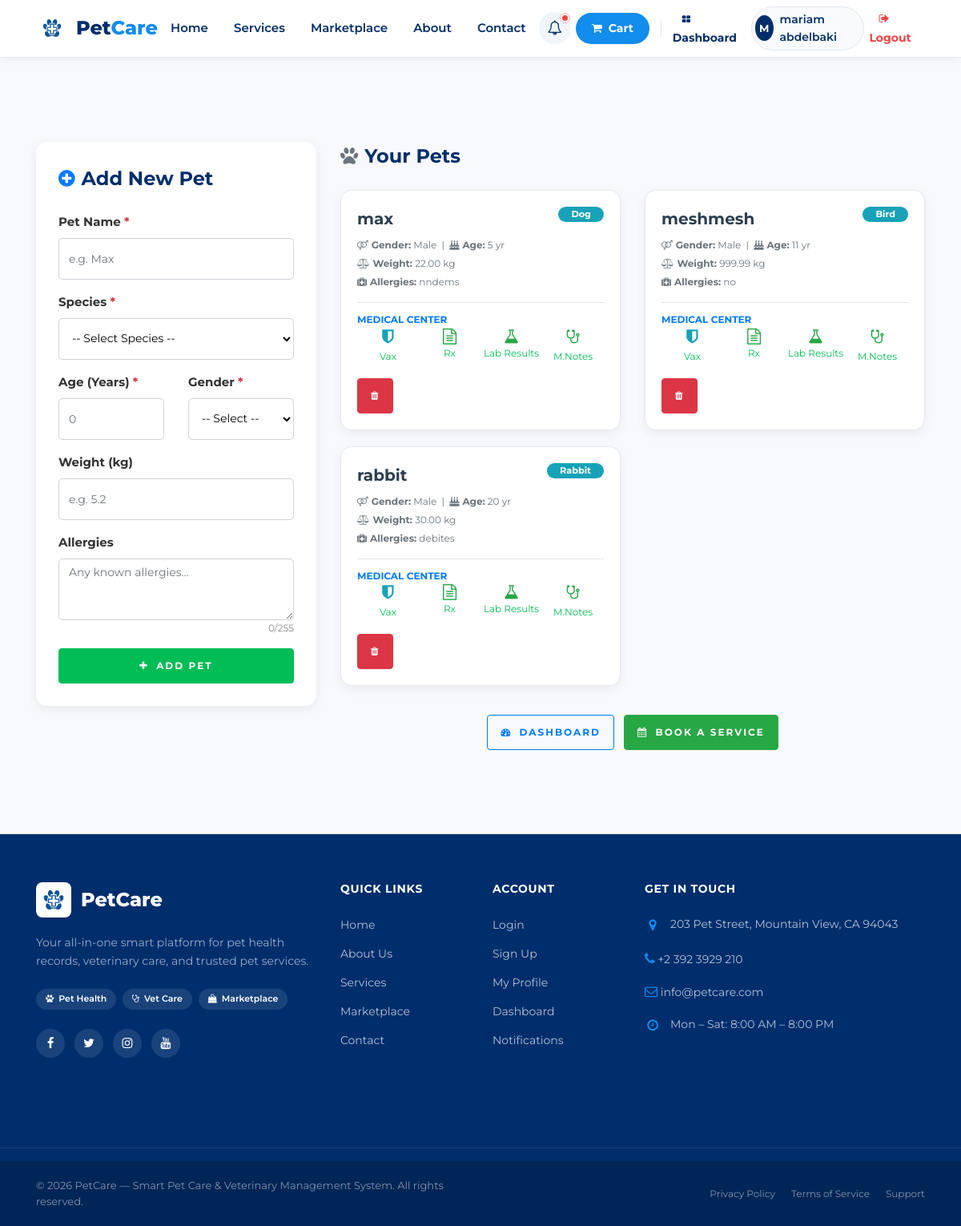
/petowner/pets (signed in), run on the app's committed database.
### tables this page shows
CREATE TABLE `pet` (
  `PetID` int(11) NOT NULL,
  `OwnerID` int(11) NOT NULL,
  `PetName` varchar(150) DEFAULT NULL,
  `Species` varchar(100) NOT NULL,
  `Age` int(11) DEFAULT NULL,
  `Gender` enum('Male','Female') DEFAULT NULL,
  `Weight` decimal(5,2) DEFAULT NULL,
  `Allergies` text DEFAULT NULL,
  `HandlingInstructions` text DEFAULT NULL,
  `BehaviorNotes` text DEFAULT NULL,
  `passport_ready` tinyint(1) DEFAULT 0
);

### App/Controllers/PetOwnerController.php (called while the page is built, shortened)
<?php
class PetOwnerController extends Controller
{
    public function pets()
    {
        $petModel = new Pet();
        $owner_id = $_SESSION['id'];
        $data['pets'] = $petModel->getPetsByOwner($owner_id);
        $this->view('PetOwner/pets', $data);
    }
}

### App/Core/App.php (called while the page is built, shortened)
<?php
class App
{
    private $method     = 'index';
    public function splitUrl()
    {
        $url = $_GET['url'] ?? 'home';
        $url = rtrim($url, '/');
        $url = explode('/', $url);
        return $url;
    }
    public function run()
    {
        $url = $this->splitUrl();
        $controller = new $this->controller;
        if (! empty($url[1])) {
            if (method_exists($controller, $url[1])) {
                $this->method = $url[1];
            } else {
                require_once __DIR__ . '/../Controllers/Error404Controller.php';
                $this->controller = 'Error404Controller';
                $controller = new $this->controller;
                $this->method = 'index';
            }
        }
        $params = [];
call_user_func_array(
    [$controller, $this->method],
    $params
);
    }
}

### Public/index.php (called while the page is built, shortened)
<?php
$app = new App;
$app->run();

### App/Core/Database.php (called while the page is built)
<?php
trait Database
{
    public function connect()
    {
        $string = "mysql:host=" . DBHOST . ";dbname=" . DBNAME . ";charset=utf8mb4";
        $options = [
            PDO::ATTR_ERRMODE            => PDO::ERRMODE_EXCEPTION,
            PDO::ATTR_DEFAULT_FETCH_MODE => PDO::FETCH_ASSOC,
        ];
        $connection = new PDO($string, DBUSER, DBPASS, $options);
        return $connection;
    }
    public function query($query, $data = [])
    {
        try {
            $stmt  = $this->connect()->prepare($query);
            $check = $stmt->execute($data);
            if ($check) {
                $result = $stmt->fetchAll(PDO::FETCH_ASSOC);
                if (is_array($result) && count($result) > 0) {
                    return $result;
                } else {
                    return $stmt->rowCount() > 0 ? true : false;
                }
            } else {
                return false;
            }
        } catch (PDOException $e) {
            error_log("DB Error: " . $e->getMessage());
            return false;
        }
    }
}

### App/models/Pet.php (called while the page is built, shortened)
<?php
class Pet
{
    public function getPetsByOwner($owner_id)
    {
        $query = "SELECT * FROM pet WHERE OwnerID = :OwnerID";
        return $this->query($query, ['OwnerID' => $owner_id]);
    }
}

### App/views/PetOwner/pets.php (the view, shortened to what this page needs)
<?php require __DIR__ . '/../layouts/header.php'; ?>
<?php require __DIR__ . '/../layouts/navbar.php'; ?>
<section class="ftco-section bg-light">
  <div class="container">
    <div class="row">
      <div class="col-md-4 mb-4">
        <div class="form-card">
          <h4 class="mb-4"><i class="fa fa-plus-circle text-primary mr-2"></i>Add New Pet</h4>
          <form id="addPetForm" action="<?= ROOT ?>/petowner/pets" method="POST" novalidate>
            <div class="form-group mb-3">
              <label class="font-weight-bold">Pet Name <span class="text-danger">*</span></label>
              <input type="text" id="petName" name="name" class="form-control"
                     placeholder="e.g. Max" minlength="2" maxlength="50" required>
            </div>
            <div class="form-group mb-3">
              <label class="font-weight-bold">Species <span class="text-danger">*</span></label>
              <select id="petSpecies" name="species" class="form-control" required>
                <option value="">-- Select Species --</option>
              </select>
            </div>
            <div class="row">
              <div class="col-md-6 form-group mb-3">
                <label class="font-weight-bold">Age (Years) <span class="text-danger">*</span></label>
                <input type="number" id="petAge" name="age" class="form-control"
                       placeholder="0" min="0" max="50" required>
              </div>
              <div class="col-md-6 form-group mb-3">
                <label class="font-weight-bold">Gender <span class="text-danger">*</span></label>
                <select id="petGender" name="gender" class="form-control" required>
                  <option value="">-- Select --</option>
                </select>
              </div>
            </div>
            <div class="form-group mb-3">
              <label class="font-weight-bold">Weight (kg)</label>
              <input type="number" id="petWeight" name="weight" class="form-control"
                     placeholder="e.g. 5.2" step="0.01" min="0" max="500">
            </div>
            <div class="form-group mb-3">
              <label class="font-weight-bold">Allergies</label>
              <textarea id="petAllergies" name="allergies" class="form-control"
                        rows="3" maxlength="255"
                        placeholder="Any known allergies..."></textarea>
              <div class="char-count"><span id="allergyCount">0</span>/255</div>
            </div>
            <button type="submit" class="btn btn-primary w-100 font-weight-bold">
              <i class="fa fa-plus mr-1"></i> Add Pet
            </button>
          </form>
        </div>
      </div>
      <div class="col-md-8">
        <h4 class="mb-4"><i class="fa fa-paw text-secondary mr-2"></i>Your Pets</h4>
        <div class="row">
          <?php if (!empty($pets)): ?>
            <?php foreach ($pets as $pet): ?>
              <div class="col-md-6">
                <div class="pet-card">
                  <div class="d-flex justify-content-between align-items-start mb-2">
                    <h5 class="mb-0"><?= htmlspecialchars($pet['PetName']) ?></h5>
                    <span class="badge badge-info badge-pill px-3 py-1"><?= htmlspecialchars($pet['Species']) ?></span>
                  </div>
                  <p class="mb-1 small text-muted">
                    <i class="fa fa-venus-mars mr-1"></i><strong>Gender:</strong> <?= htmlspecialchars($pet['Gender']) ?> &nbsp;|&nbsp;
                    <i class="fa fa-birthday-cake mr-1"></i><strong>Age:</strong> <?= htmlspecialchars($pet['Age']) ?> yr
                  </p>
                  <?php if (!empty($pet['Weight'])): ?>
                  <p class="mb-1 small text-muted">
                    <i class="fa fa-balance-scale mr-1"></i><strong>Weight:</strong> <?= htmlspecialchars($pet['Weight']) ?> kg
                  </p>
                  <?php endif; ?>
                  <p class="mb-3 small text-muted">
                    <i class="fa fa-medkit mr-1"></i><strong>Allergies:</strong>
                    <?= !empty($pet['Allergies']) ? htmlspecialchars($pet['Allergies']) : '<em>None</em>' ?>
                  </p>
                  <hr class="my-2">
                  <div class="mb-3">
                    <label class="small font-weight-bold text-uppercase text-primary mb-1">Medical Center</label>
                    <div class="row no-gutters text-center">
                      <div class="col-3">
                        <a href="<?= ROOT ?>/petowner/vaccinations/<?= $pet['PetID'] ?>" title="Vaccinations">
                          <i class="fa fa-shield fa-lg d-block mb-1 text-info"></i><small>Vax</small>
                        </a>
                      </div>
                      <div class="col-3">
                        <a href="<?= ROOT ?>/petowner/prescriptions/<?= $pet['PetID'] ?>" title="Prescriptions">
                          <i class="fa fa-file-text-o fa-lg d-block mb-0 text-success"></i><small>Rx</small>
                        </a>
                      </div>
                      <div class="col-3">
                        <a href="<?= ROOT ?>/petowner/labResults/<?= $pet['PetID'] ?>" title="Lab Results">
                          <i class="fa fa-flask fa-lg d-block mb-0 text-success"></i><small>Lab Results</small>
                        </a>
                      </div>
                      <div class="col-3">
                        <a href="<?= ROOT ?>/petowner/medicalNotes/<?= $pet['PetID'] ?>" title="Medical Notes">
                          <i class="fa fa-stethoscope fa-lg d-block mb-1 text-success"></i><small>M.Notes</small>
                        </a>
                      </div>
                    </div>
                  </div>
                  <div class="d-flex justify-content-between align-items-center mt-2">
                    <a href="<?= ROOT ?>/petowner/deletePet/<?= $pet['PetID'] ?>"
                       class="btn btn-danger btn-sm"
                       onclick="return confirm('Are you sure you want to permanently remove <?= htmlspecialchars(addslashes($pet['PetName'])) ?>? This cannot be undone.')">
                      <i class="fa fa-trash"></i>
                    </a>
                  </div>
                </div>
              </div>
            <?php endforeach; ?>
          <?php endif; ?>
        </div>
        <div class="mt-3 text-center">
          <a href="<?= ROOT ?>/petowner/index" class="btn btn-outline-primary mr-2">
            <i class="fa fa-tachometer mr-1"></i> Dashboard
          </a>
          <a href="<?= ROOT ?>/ServiceProvider/services" class="btn btn-success">
            <i class="fa fa-calendar mr-1"></i> Book a Service
          </a>
        </div>
      </div>
    </div>
  </div>
</section>
<?php require __DIR__ . '/../layouts/footer.php'; ?>

### Public/assets/CSS/profile.css (style rules this page uses)
:root { --profile-primary: #185FA5; --profile-secondary: #0C447C; --profile-bg: #f8fafc; --profile-white: #ffffff; --profile-border: rgba(0, 0, 0, 0.08); --profile-text: #1e293b; --profile-muted: #64748b; --profile-radius: 16px; --profile-shadow: 0 4px 6px -1px rgba(0, 0, 0, 0.1), 0 2px 4px -1px rgba(0, 0, 0, 0.06); }

### Public/assets/CSS/pets.css (style rules this page uses)
.pet-card { background: #fff; border-radius: 14px; padding: 20px; margin-bottom: 20px; border: 1px solid #e8e8e8; box-shadow: 0 4px 14px rgba(0,0,0,0.06); transition: transform 0.25s ease, box-shadow 0.25s ease; }
.pet-card h5 { color: #2c3e50; font-weight: 700; }
.form-card { background: #fff; border-radius: 14px; padding: 28px; box-shadow: 0 4px 14px rgba(0,0,0,0.07); }
.char-count { font-size: 0.75rem; color: #888; text-align: right; }

### Public/assets/CSS/passport.css (style rules this page uses)
body { background: #f4f7f6; }

### Public/assets/CSS/home.css (style rules this page uses)
:root { --brand-primary: var(--chewy-blue); --brand-secondary: var(--chewy-navy); --brand-accent: var(--chewy-orange); --brand-bg: #f6f9fc; }

### Public/assets/CSS/error.css (style rules this page uses)
:root { --primary-blue: #185FA5; --soft-blue: #E3F2FD; --accent-orange: #FF8A65; --glass-bg: rgba(255, 255, 255, 0.85); }
body { background: linear-gradient(135deg, #f8f9fa 0%, #e9ecef 100%); min-height: 100vh; display: flex; flex-direction: column; }

### Public/assets/CSS/theme.css (style rules this page uses)
:root { --chewy-blue: #128ced; --chewy-navy: #002e6d; --chewy-orange: #ff9f00; --chewy-bg: #ffffff; --chewy-bg-alt: #f6f6f6; --chewy-text: #333333; --chewy-text-muted: #666666; --chewy-border: #e2e8f0; --chewy-radius: 12px; --chewy-radius-pill: 100px; --chewy-shadow: 0 4px 12px rgba(0, 0, 0, 0.05); }
body { font-family: 'Montserrat', -apple-system, BlinkMacSystemFont, "Segoe UI", Roboto, sans-serif; color: var(--chewy-text); background-color: var(--chewy-bg); line-height: 1.6; }
h1, h2, h3, h4, h5, h6 { color: var(--chewy-navy); font-weight: 700; }

### data on the page
pet: PetName "max", Species "Dog", Gender "Male", Age "5", Weight "22.00", Allergies "nndems"
pet: PetName "meshmesh", Species "Bird", Gender "Male", Age "11", Weight "999.99", Allergies "no"
pet: PetName "rabbit", Species "Rabbit", Gender "Male", Age "20", Weight "30.00", Allergies "debites"

### other printed values
substr($_SESSION['username'], 0, 1) "M"
$_SESSION['username'] "mariam abdelbaki"
